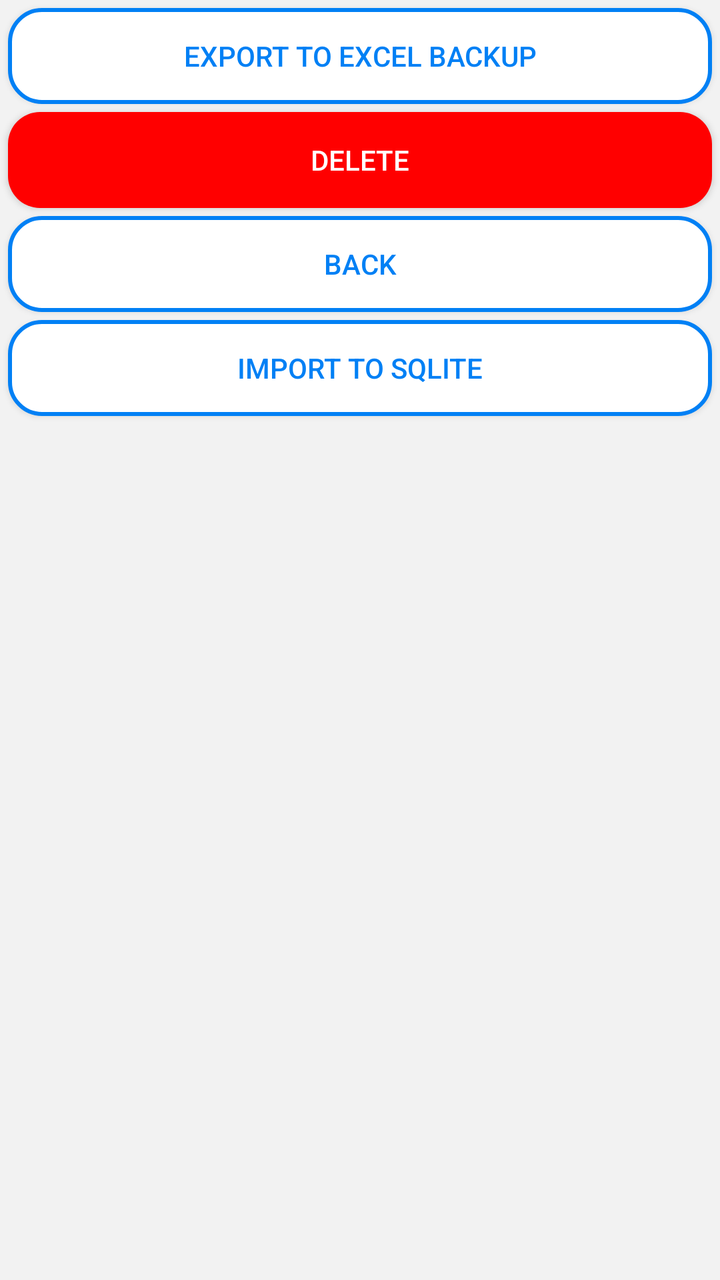
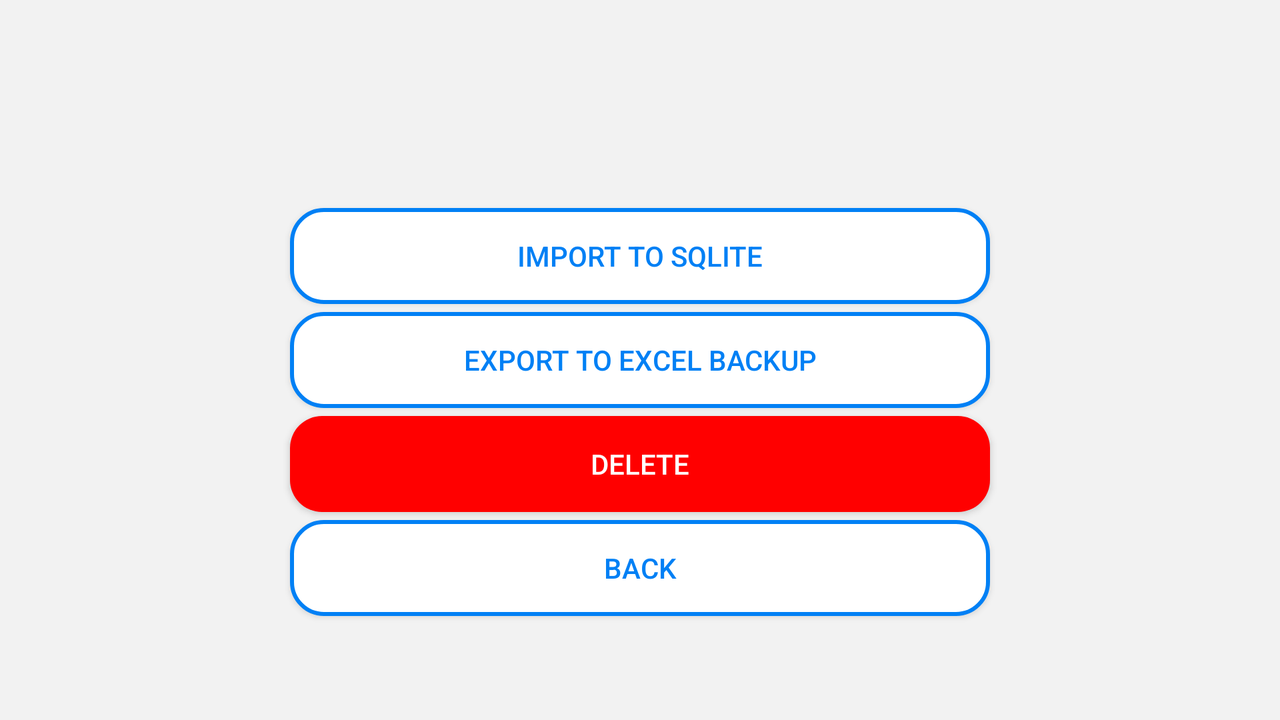

First picture: res/layout/ on a phone held upright. Second picture: the repository's own variant of that layout, on a device whose configuration matches the variant's folder. Source for both follows.
<!-- AndroidManifest.xml: application theme AppTheme -->
<!-- res/layout/activity_settings.xml -->
<?xml version="1.0" encoding="utf-8"?>
<RelativeLayout xmlns:android="http://schemas.android.com/apk/res/android"
    xmlns:app="http://schemas.android.com/apk/res-auto"
    xmlns:tools="http://schemas.android.com/tools"
    android:layout_width="match_parent"
    android:layout_height="match_parent"
    android:orientation="horizontal"
    tools:context=".SettingsActivity"
    android:background="@color/rightlayout_color">

    
        
        
        
        
        
        
        
        

    
        
        
        
        
        
        

    
        
        
        
        
        
        
        
        
        

    <Button
        android:id="@+id/btn_export"
        android:layout_width="match_parent"
        android:layout_height="wrap_content"
        android:text="Export to excel backup"
        android:layout_marginLeft="4dp"
        android:layout_marginRight="4dp"
        android:layout_marginTop="4dp"
        android:textColor="@color/btn_txtcolor"
        android:background="@drawable/roundedbutton"/>

    <Button
        android:id="@+id/btn_delete"
        android:layout_width="match_parent"
        android:layout_height="wrap_content"
        android:text="Delete"
        android:layout_marginLeft="4dp"
        android:layout_marginRight="4dp"
        android:layout_marginTop="4dp"
        android:textColor="@color/white"
        android:background="@drawable/redbg"
        android:layout_below="@id/btn_export"/>

    <Button
        android:id="@+id/btn_back"
        android:layout_width="match_parent"
        android:layout_height="wrap_content"
        android:layout_below="@id/btn_delete"
        android:background="@drawable/roundedbutton"
        android:layout_marginLeft="4dp"
        android:layout_marginRight="4dp"
        android:layout_marginTop="4dp"

        android:text="back"
        android:textColor="@color/btn_txtcolor"/>

    <Button
        android:id="@+id/btn_import"
        android:layout_width="match_parent"
        android:layout_height="wrap_content"
        android:layout_below="@id/btn_back"
        android:background="@drawable/roundedbutton"
        android:layout_marginLeft="4dp"
        android:layout_marginRight="4dp"
        android:layout_marginTop="4dp"

        android:text="import to sqlite"
        android:textColor="@color/btn_txtcolor"/>
</RelativeLayout>
<!-- resources referenced by this layout -->
<resources>
  <color name="btn_txtcolor">#0080F5</color>
  <color name="rightlayout_color">#f2f2f2</color>
  <color name="white">#ffffff</color>
  <!-- drawable redbg (drawable) -->
  <?xml version="1.0" encoding="utf-8"?>
  <shape xmlns:android="http://schemas.android.com/apk/res/android"
      android:shape="rectangle">
      <corners
          android:radius="0dp"/>
      <solid android:color="#f00" />
      <corners android:bottomRightRadius="16dp"
          android:bottomLeftRadius="16dp"
          android:topRightRadius="16dp"
          android:topLeftRadius="16dp"/>
  </shape>
  <!-- drawable roundedbutton (drawable) -->
  <?xml version="1.0" encoding="utf-8"?>
  <shape xmlns:android="http://schemas.android.com/apk/res/android"
      android:shape="rectangle">
      <corners android:bottomRightRadius="16dp"
          android:bottomLeftRadius="16dp"
          android:topRightRadius="16dp"
          android:topLeftRadius="16dp"/>
      <solid android:color="@color/white"/>
      <stroke android:width="2dp" android:color="@color/btn_txtcolor"/>
  </shape>
  <style name="AppTheme" parent="Theme.AppCompat.Light.NoActionBar">
          
          <item name="colorPrimary">@color/colorPrimary</item>
          <item name="colorPrimaryDark">@color/colorPrimaryDark</item>
          <item name="colorAccent">@color/colorAccent</item>
          <item name="spinnerStyle">@style/Widget.App.Spinner</item>
          <item name="android:spinnerStyle">@style/Widget.App.Spinner</item>
      </style>
  <color name="colorPrimary">#3F51B5</color>
  <color name="colorPrimaryDark">#303F9F</color>
  <color name="colorAccent">#FF4081</color>
  <style name="Widget.App.Spinner" parent="@style/Widget.AppCompat.Spinner">
          <item name="overlapAnchor">true</item>
          <item name="android:background">@drawable/spinner_bg</item>
      </style>
  <!-- drawable spinner_bg (drawable) -->
  <?xml version="1.0" encoding="utf-8"?>
  <selector xmlns:android="http://schemas.android.com/apk/res/android">
  
      <item>
  
          <layer-list>
  
              <item>
                  <color
                      android:color="@android:color/white"/>
              </item>
  
              <item>
                  <bitmap
                      android:gravity="center_vertical|right"
                      android:src="@drawable/dropdown_black"/>
              </item>
  
          </layer-list>
  
      </item>
  
  </selector>
</resources>
<!-- res/layout-land/activity_settings.xml (the repository's variant of the layout above) -->
<!-- drawn on the phone turned sideways -->
<?xml version="1.0" encoding="utf-8"?>
<RelativeLayout xmlns:android="http://schemas.android.com/apk/res/android"
    xmlns:app="http://schemas.android.com/apk/res-auto"
    xmlns:tools="http://schemas.android.com/tools"
    android:layout_width="match_parent"
    android:layout_height="match_parent"
    android:orientation="horizontal"
    tools:context=".SettingsActivity"
    android:background="@color/rightlayout_color">

    
        
        
        
        
        
        
        
        

    
        
        
        
        
        
        

    
        
        
        
        
        
        
        
        
        

    <Button
        android:id="@+id/btn_import"
        android:layout_width="350dp"
        android:layout_centerVertical="true"
        android:layout_height="wrap_content"
        android:layout_marginLeft="4dp"
        android:layout_marginTop="4dp"
        android:layout_centerHorizontal="true"
        android:layout_marginRight="4dp"
        android:background="@drawable/roundedbutton"
        android:text="import to sqlite"
        android:textColor="@color/btn_txtcolor"
        android:layout_above="@id/btn_export"/>

    <Button
        android:id="@+id/btn_export"
        android:layout_width="350dp"
        android:layout_centerVertical="true"
        android:layout_height="wrap_content"
        android:layout_marginLeft="4dp"
        android:layout_marginTop="4dp"
        android:layout_centerHorizontal="true"
        android:layout_marginRight="4dp"
        android:background="@drawable/roundedbutton"
        android:text="Export to excel backup"
        android:textColor="@color/btn_txtcolor" />

    <Button
        android:id="@+id/btn_delete"
        android:layout_width="350dp"
        android:layout_height="wrap_content"
        android:text="Delete"
        android:layout_marginLeft="4dp"
        android:layout_centerHorizontal="true"
        android:layout_marginRight="4dp"
        android:layout_marginTop="4dp"
        android:textColor="@color/white"
        android:background="@drawable/redbg"
        android:layout_below="@id/btn_export"/>


    <Button
        android:id="@+id/btn_back"
        android:layout_width="350dp"
        android:layout_height="wrap_content"
        android:layout_centerHorizontal="true"
        android:layout_below="@id/btn_delete"
        android:background="@drawable/roundedbutton"
        android:layout_marginLeft="4dp"
        android:layout_marginRight="4dp"
        android:layout_marginTop="4dp"
        android:text="back"
        android:textColor="@color/btn_txtcolor"/>


</RelativeLayout>
